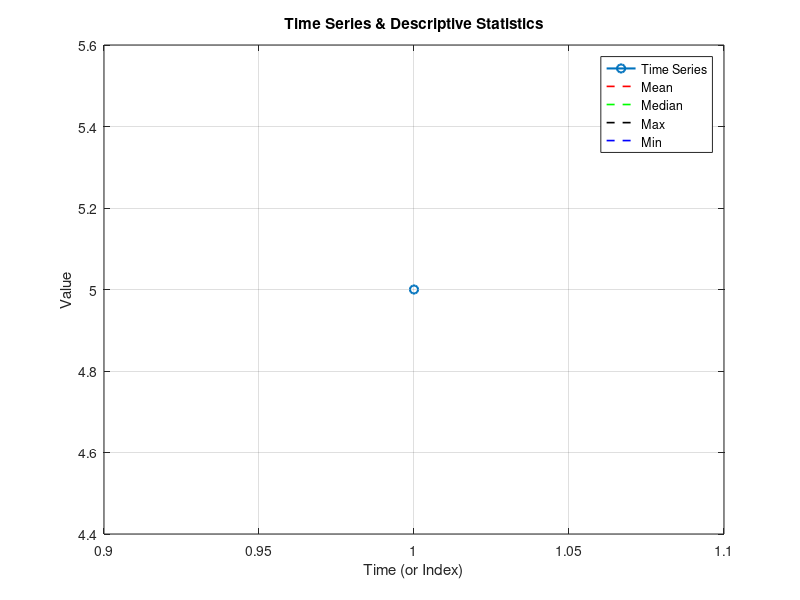

Reproduce this figure in MATLAB.
%Script 1.9
%Descriptive statistics

prompt = 'Enter the time series: ';
Ts = input(prompt);

% Step 2: Check if the input is valid
if isempty(Ts) || ~isnumeric(Ts)
    error('Please enter a valid numeric vector.');
end

% Step 3: Calculate descriptive statistics
ts_mean   = mean(Ts);     % Mean value
ts_std    = std(Ts);      % Standard deviation
ts_var    = var(Ts);      % Variance
ts_median = median(Ts);   % Median
ts_max    = max(Ts);      % Maximum
ts_min    = min(Ts);      % Minimum

% Step 4: Display the results in the command window
fprintf('\n--- Descriptive Statistics ---\n');
fprintf('Mean: %.4f\n', ts_mean);
fprintf('Standard Deviation: %.4f\n', ts_std);
fprintf('Variance: %.4f\n', ts_var);
fprintf('Median: %.4f\n', ts_median);
fprintf('Maximum: %.4f\n', ts_max);
fprintf('Minimum: %.4f\n', ts_min);

% Step 5: Plot the time series
figure;
plot(Ts, '-o', 'LineWidth', 1.5);
hold on;

n = length(Ts); % number of data points

% Plot horizontal lines for descriptive statistics
plot([1 n], [ts_mean ts_mean], '--r', 'LineWidth', 1.2);     % Mean line
plot([1 n], [ts_median ts_median], '--g', 'LineWidth', 1.2); % Median line
plot([1 n], [ts_max ts_max], '--k', 'LineWidth', 1.2);       % Max line
plot([1 n], [ts_min ts_min], '--b', 'LineWidth', 1.2);       % Min line

% Step 6: Enhance the plot
title('Time Series & Descriptive Statistics');
xlabel('Time (or Index)');
ylabel('Value');
legend({'Time Series', 'Mean', 'Median', 'Max', 'Min'});
grid on;